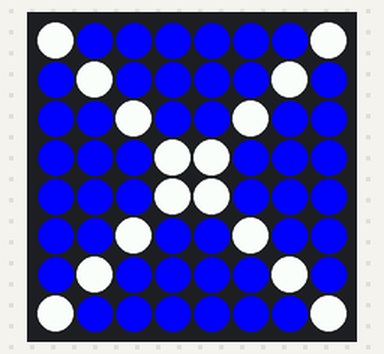
The program below on a simulated Raspberry Pi (BCM pin numbers) with a Sense HAT. On the bench: the Sense HAT's 8×8 RGB LED matrix. At 0.0 s the program stops and its outputs stay as they are.

Above: at 0.1 s.

The program:

scottishflag.py
```python
from sense_hat import SenseHat

sense = SenseHat()

r = (255, 0, 0)
o = (255, 127, 0)
y = (255, 255, 0)
g = (0, 255, 0)
b = (0, 0, 255)
i = (75, 0, 130)
v = (159, 0, 255)
e = (0, 0, 0)
w = (255, 255, 255)

image = [
w,b,b,b,b,b,b,w,
b,w,b,b,b,b,w,b,
b,b,w,b,b,w,b,b,
b,b,b,w,w,b,b,b,
b,b,b,w,w,b,b,b,
b,b,w,b,b,w,b,b,
b,w,b,b,b,b,w,b,
w,b,b,b,b,b,b,w
]

sense.set_pixels(image)
```
